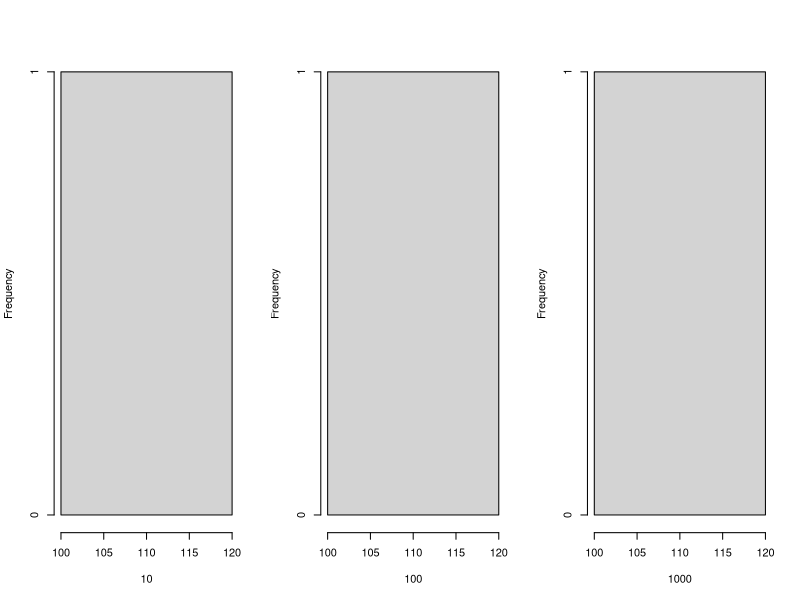
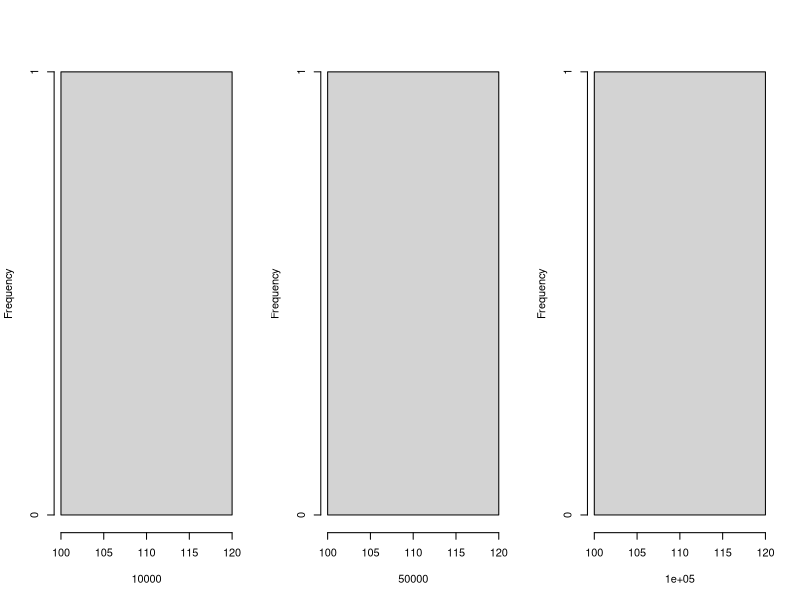

These charts were generated, in order, by the following R code:
rm(list=ls(all=TRUE))
#Project management and learning R programming;  

#What is the most 
#likely time to complete the project given 
#the following conditions

#Total modules: 10 to 12 if we get part of the job
#Total modules: 20 to 24 if we get the whole job
#There is a 90-10 chance that we get full or part job 
#Tasks per module: 50 to 100  
#People per module: 3:7
#Time per task: 5 to 10 days

#Let us conduct 10, 100, 1000, 10000 simulations.  Then compute the average to estimate

#The function below is our own first R function.  
#It takes as input number of simulations and computes the timeNeeded

timeNeeded= function(numSims) {
  time=0
  set.seed(1244)
  for (i in 1:numSims) {
    
    partOrFull=runif(1,0,1)
    # 90-10 probability for full and part 
    if (partOrFull<=0.1){
      # part project is possible as per probability
      totalModules=sample(10:12, 1)
    }else{ 
      # full project is possible as per probability
      totalModules=sample(20:24, 1)
    }
    
    #Two vectors are created randomly to represent tasks and people per module
    
    tasksPerModule=sample(50:100, totalModules,replace=T)
    totalTasks=sum(tasksPerModule)
    #Compute the time for all tasks.  Each task can take anywhere between 5 to 10 hours
    timeToDoTasks=sum(sample(5:10,totalTasks,replace=TRUE))
    
    Resourcesperproject=sum(sample(3:7, totalModules,replace=T)) # Resources
    #Time needed according to this simulation
    
    time[i]=timeToDoTasks/Resourcesperproject
  }
  
  
  #The time vector is returned
  cat("Time Needed based on", numSims, "simulations= ", mean(time), "\n")
  return(mean(time))
}

simulations=c(10,100,1000,10000,50000,100000)
par(mfrow=c(1,3))
start = Sys.time()
for (i in simulations) {
  Time=timeNeeded(i)
  #print(Time)
  #cat("Time Needed based on", i, "simulations= ", Time, "\n")
  hist(Time, xlab=i, main="")  
}
end=Sys.time()-start
end

start1 = Sys.time()
time1 = sapply(simulations,timeNeeded)
end1=Sys.time()-start1
end1

start2 = Sys.time()
time2 = lapply(simulations,timeNeeded)
end2=Sys.time()-start2
end2

